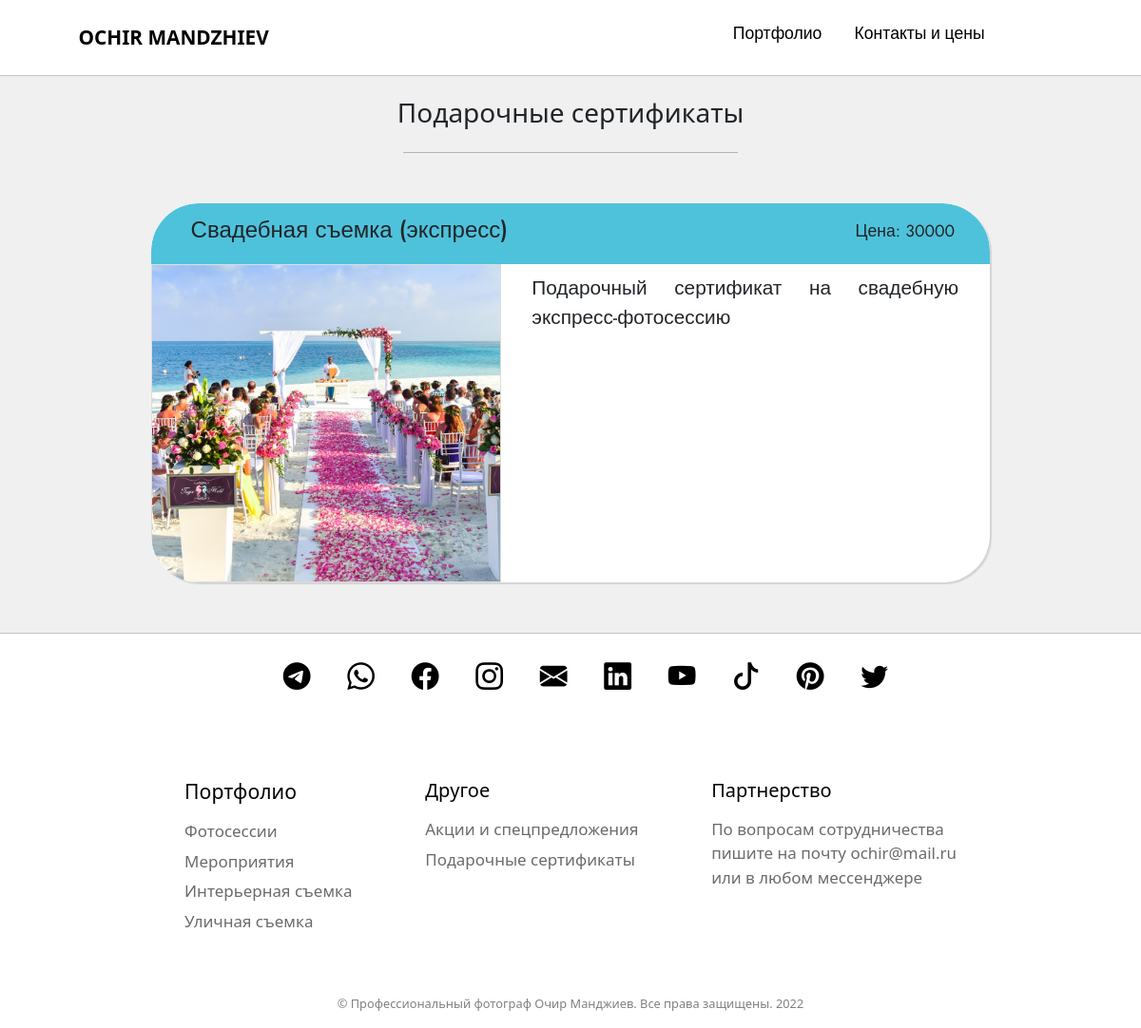
Screenshot of /gift/ with the database file from the repository.
### photographer/models.py (models this page shows, shortened)
class Gift(models.Model):
    title = models.CharField(max_length=255, db_index=True, verbose_name='Название')
    slug = models.SlugField(max_length=255, unique=True, db_index=True, verbose_name='URL')
    price = models.IntegerField(null=True)
    content = models.TextField(verbose_name='Описание')
    photo = models.ImageField(upload_to='gift_photos/%Y/%m/%d/', verbose_name='Фото (обложка)', null=True)
    is_published = models.BooleanField(default=True, verbose_name='Опубликован')
    class Meta:
        verbose_name = 'Подарочные сертификаты'
        verbose_name_plural = 'Подарочные сертификаты'
        ordering = ['title', 'price']

class Category(models.Model):
    name = models.CharField(max_length=100, db_index=True, verbose_name='Категория')
    slug = models.SlugField(max_length=255, unique=True, db_index=True, verbose_name="URL")
    def get_absolute_url(self):
        return reverse('category', kwargs={'cat_slug': self.slug})
    class Meta:
        verbose_name = 'Категории'
        verbose_name_plural = 'Категории'
        ordering = ['id']

### photographer/views.py (the view)
# urls.py: path('gift/', cache_page(60*10)(GiftCertificate.as_view()), name='gift'),
class GiftCertificate(ListView):
    model = Gift
    template_name = 'photographer/gift.html'
    context_object_name = 'posts'
    allow_empty = False
    def get_queryset(self):
        return Gift.objects.filter(is_published=True)
    def get_context_data(self, *, object_list=None, **kwargs):
        context = super().get_context_data(**kwargs)
        context['title'] = 'Подарочные сертификаты'
        return context

### photographer/templatetags/photographer_tags.py (called while the page is built)
@register.inclusion_tag('photographer/menu.html')
def show_menu():
    menu = [{'title': 'Портфолио', 'url_name': 'portfolio'},
            {'title': 'Контакты и цены', 'url_name': 'contacts'},
            ]
    return {'menu': menu}

@register.inclusion_tag('photographer/other_menu.html')
def other_menu():
    other_menu = [{'title': 'Акции и спецпредложения', 'url_name': 'promo'},
                  {'title': 'Подарочные сертификаты', 'url_name': 'gift'},
    ]
    return {'other_menu': other_menu}

@register.inclusion_tag('photographer/category.html')
def show_categories():
    cats = Category.objects.all()
    return {'cats': cats}

### photographer/templates/photographer/gift.html (shortened to what this page needs)
{% extends 'photographer/base.html' %}
{% load static %}
{% block content %}
<div class="container-fluid" style="background-color:#f0f0f0">
    <div class="row">
        <div class="container-fluid">
            <div class="row">
                <div class="col-12">
                    <h3 class="gift-title">{{title}}</h3>
                    <hr class="gift-hr">
                </div>
            </div>
        </div>
        <div class="container-fluid">
            {% for p in posts %}
            <div class="row" id="gift-info">
                <div class="col-12" id="price-panel">
                    <h4>{{p.title}}</h4>
                    <p>Цена: {{p.price}}</p>
                </div>
                {% if p.photo %}
                <div class="col-xs-0 col-sm-0 col-md-5 col-lg-5 col-xl-5" style="padding:0px" id="gift-image">
                    <img class="d-block w-100" src="{{p.photo.url}}" style="padding:0px; border-radius:0px">
                </div>
                <div class="col-xs-12 col-sm-12 col-md-7 col-lg-7 col-xl-7" id="gift-text">
                    <p>{{p.content}}</p>
                </div>
                {% else %}
                <div class="col-12">
                    <p>{{p.content}}</p>
                </div>
                {% endif %}
            </div>
            {% endfor %}
            <br>
        </div>
    </div>
</div>
{% endblock %}

### photographer/templates/photographer/base.html (shortened to what this page needs)
{% load static %}
{% load photographer_tags %}
<!DOCTYPE html>
<html lang="en">
<head>
    <link type="text/css" rel="stylesheet" href="{% static 'photographer/css/styles.css' %}" />
    <link type="text/css" href="{% static 'photographer/css/jquery.fancybox.min.css' %}" rel="stylesheet">
    <link rel="stylesheet" href="https://cdn.jsdelivr.net/npm/bootstrap-icons@1.8.2/font/bootstrap-icons.css">
    <link href="https://cdn.jsdelivr.net/npm/bootstrap@5.2.0/dist/css/bootstrap.min.css" rel="stylesheet">
    <link rel="stylesheet" href="https://maxcdn.bootstrapcdn.com/font-awesome/4.5.0/css/font-awesome.min.css">
    <link type="text/css" rel="stylesheet" href="{% static 'photographer/css/slick.css' %}">
    <link type="text/css" rel="stylesheet" href="{% static 'photographer/css/slick-theme.css' %}">
</head>
<body>
<div id="header">
    <nav class="navbar navbar-expand-lg sticky-top">
        <div class="container-fluid">
            <a href="{% url 'home' %}" class="logo">OCHIR MANDZHIEV</a>
            <div class="collapse navbar-collapse offset-xl-6" id="navbarResponsive">
                <ul class="navbar-nav mr-auto mb-2">
                    {% show_menu %}
                </ul>
            </div>
        </div>
    </nav>
</div>
<div id="content">
    {% block content %}
    {% endblock %}
</div>
<div id="footer">
    <div class="container-fluid">
        <div class="row">
            <div class="col-md-12 text-center">
                <ul>
                    {% show_social_networks %}
                </ul>
            </div>
        </div>
        <div class="d-flex justify-content-center my-4" id="footer-menu">
            <div class="footer-menu-block">
                <h5><a href="{% url 'portfolio' %}">Портфолио</a></h5>
                <ul>
                    {% show_categories %}
                </ul>
            </div>
            <div class="footer-menu-block">
                <h5>Другое</h5>
                <ul>
                    {% other_menu %}
                </ul>
            </div>
            <div class="footer-menu-block">
                <h5>Партнерство</h5>
                <p>По вопросам сотрудничества <br> пишите на почту ochir@mail.ru <br>или в любом мессенджере</p>
            </div>
        </div>
        <div class="row text-center my-4" style="color:grey; font-size: 0.8em">
            <p>© Профессиональный фотограф Очир Манджиев. Все права защищены. 2022</p>
        </div>
    </div>
</div>
</body>
</html>

### photographer/templates/photographer/menu.html
{% for m in menu %}
    <li class="nav-item">
        <a href="{% url m.url_name %}" class="nav-link">{{m.title}}</a>
    </li>
{% endfor %}

### photographer/templates/photographer/social_networks.html
{% for k in social_networks %}
        <li class="soc-network"><a href="{{ k.url }}" target="_blank"><i class="{{ k.class }}"></i></a></li>
{% endfor %}

### photographer/templates/photographer/category.html
{% for m in cats %}
    <li><a href="{{ m.get_absolute_url }}">{{m.name}}</a></li>
{% endfor %}

### photographer/templates/photographer/other_menu.html
{% for m in other_menu %}
    <li><a href="{% url m.url_name %}">{{m.title}}</a></li>
{% endfor %}

### photographer/static/photographer/css/styles.css (style rules this page uses)
body, html { width: 100%; height: 100%; }
.navbar { max-height: 20vh; min-height: 10vh; width: 100%; background-color: white; border-bottom: solid 1px #c4c4c4; }
.logo { text-decoration: none; color: black; font-size: 1.3em; font-weight: bold; padding-left: 6%; }
.nav-item { font-family: 'Montserrat', sans-serif; font-size: 1.1em; padding-right: 1.03em; display: inline-block; }
.nav-link { font-size: 1.1em; color: black !important; text-decoration: none; }
@media only screen and (max-width: 1320px) { #navbarResponsive { margin-left: 36em; } }
@media only screen and (max-width: 1250px) { #navbarResponsive { margin-left: 30em; } }
#footer { height: 25vh; background: white; border-top: grey; border-top: solid 1px #c4c4c4; }
.soc-network { font-size: 1.8em; display: inline-block; list-style: none; margin: 0.8em 0.6em; }
.soc-network a { color: black; }
.footer-menu-block { margin: 1.5em 2.4em; }
#footer-menu h5 { font-size: 1.25em; margin-bottom: 0.8em; color: black; }
#footer-menu h5 a { text-decoration: none; color: black; }
#footer-menu a { font-size: 1.06em; text-decoration: none; color: #6b6b6b; }
#footer-menu ul { margin-left: 0px; padding: 0px; }
#footer-menu li { list-style: none; margin-bottom: 0.4em; }
#footer-menu p { font-size: 1.06em; color: #6b6b6b; }
img { padding: 4px; background-color: #fff; border: 1px solid #ddd; border-radius: 4px; }
.gift-title { margin: 0.8em 0; text-align: center; }
.gift-hr { width: 30%; margin: 1.5em auto; color: black; }
#gift-info { width: 75%; background-color: white; margin: 1.8em auto; transition: transform 0.5s; border-radius: 50px; padding: 0px; box-shadow: 2px 2px 1px #d4d4d4; overflow: hidden; }
#price-panel { width: 100%; padding-left: 2.6em; height: 4em; background-color: #4fc2db; border-radius: 50px 50px 0px 0px; }
#price-panel h4 { float: left; padding-top: 1.7%; font-family: 'Jost', sans-serif; }
#price-panel p { float: right; padding-right: 3%; padding-top: 1.9%; font-size: 1.1em; font-family: 'Jost', sans-serif; }
#gift-text p { font-family: 'Jost', sans-serif; text-align: justify; font-size: 1.3em; padding: 0.5em 1em; }

### rows the page displays
Gift: title "Свадебная съемка (экспресс)", price "30000", photo (picture), content "Подарочный сертификат на свадебную экспресс-фотосессию"
Category: name "Фотосессии"
Category: name "Мероприятия"
Category: name "Интерьерная съемка"
Category: name "Уличная съемка"

### other values shown
{{ m.title }} "Портфолио" "Контакты и цены"
{{ title }} "Подарочные сертификаты"
{{ m.title }} "Акции и спецпредложения" "Подарочные сертификаты"
